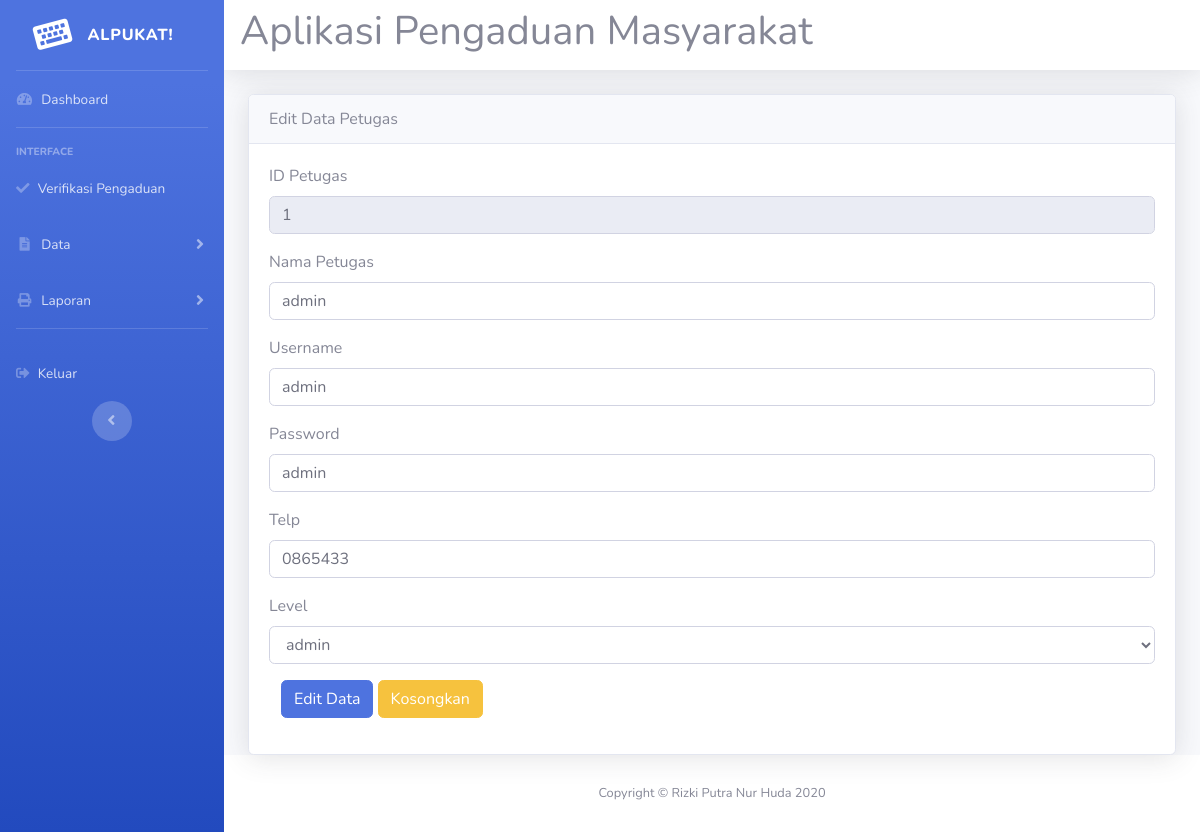
/admin/admin.php?url=edit_petugas&id=1 (signed in), run on the app's committed database.
### tables this page shows
CREATE TABLE `petugas` (
  `id_petugas` int(11) NOT NULL,
  `nama_petugas` varchar(35) NOT NULL,
  `username` varchar(25) NOT NULL,
  `password` varchar(32) NOT NULL,
  `telp` varchar(13) NOT NULL,
  `level` enum('admin','petugas','','') NOT NULL
);

### admin/edit_petugas.php (the view, shortened to what this page needs)
<!DOCTYPE html>
<html lang="en">
<head>
  <link href="../vendor/fontawesome-free/css/all.min.css" rel="stylesheet" type="text/css">
  <link href="../css/sb-admin-2.min.css" rel="stylesheet">
</head>
<body id="page-top">
<div class="card shadow">
  <div class="card-header">
    Edit Data Petugas
  </div>
  <div class="card-body">
   <?php
   require '../koneksi.php';
   $sql=mysqli_query($conn,"select * from petugas where id_petugas='$_GET[id]' ");
   if($data=mysqli_fetch_array($sql))
   {
    ?>
    <form action="update_petugas.php" method="post" class="form-horizontal" enctype="multipart/form-data">
      <div class="form-group cols-sm-6">
        <label>ID Petugas</label>
        <input type="text" name="id_petugas" value="<?php echo $data['id_petugas']; ?>" class="form-control" readonly>
      </div>
      <div class="form-group cols-sm-6">
        <label>Nama Petugas</label>
        <input type="text" name="nama_petugas" value="<?php echo $data['nama_petugas']; ?>" class="form-control" >
      </div>
      <div class="form-group cols-sm-6">
        <label>Username</label>
        <input type="text" name="username" value="<?php echo $data['username']; ?>" class="form-control" >
      </div>
      <div class="form-group cols-sm-6">
        <label>Password</label>
        <input type="text" name="password" value="<?php echo $data['password']; ?>" class="form-control" >
      </div>
      <div class="form-group cols-sm-6">
        <label>Telp</label>
        <input type="text" name="telp" value="<?php echo $data['telp']; ?>" class="form-control" >
      </div>
      <div class="form-group cols-sm-6">
        <label>Level</label>
        <select class="form-control" name="level">
          <option value="<?php echo $data['level']; ?>"><?php echo $data['level']; ?></option>
        </select>
      </div>
      <div class="form-group col-sm-6">
        <input type="submit" value="Edit Data" class="btn btn-primary">
        <input type="reset" value="Kosongkan" class="btn btn-warning">
      </div>
    </form>
  <?php } ?>
</div>
</div>
</body>
</html>

### data on the page
petugas: id_petugas "1", nama_petugas "admin", username "admin", password "admin", telp "0865433", level "admin"
